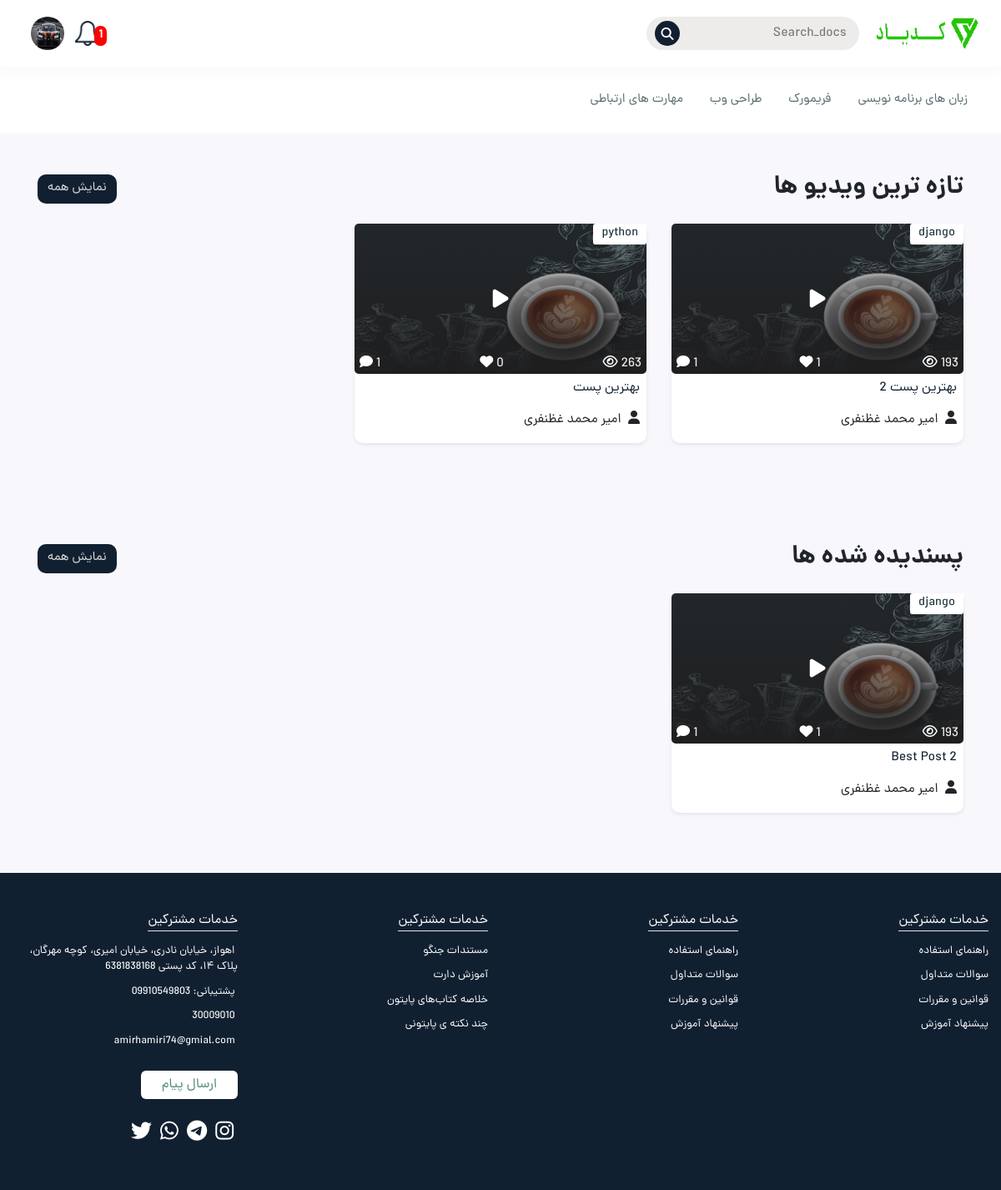
Before: / (signed in) with the older database file.
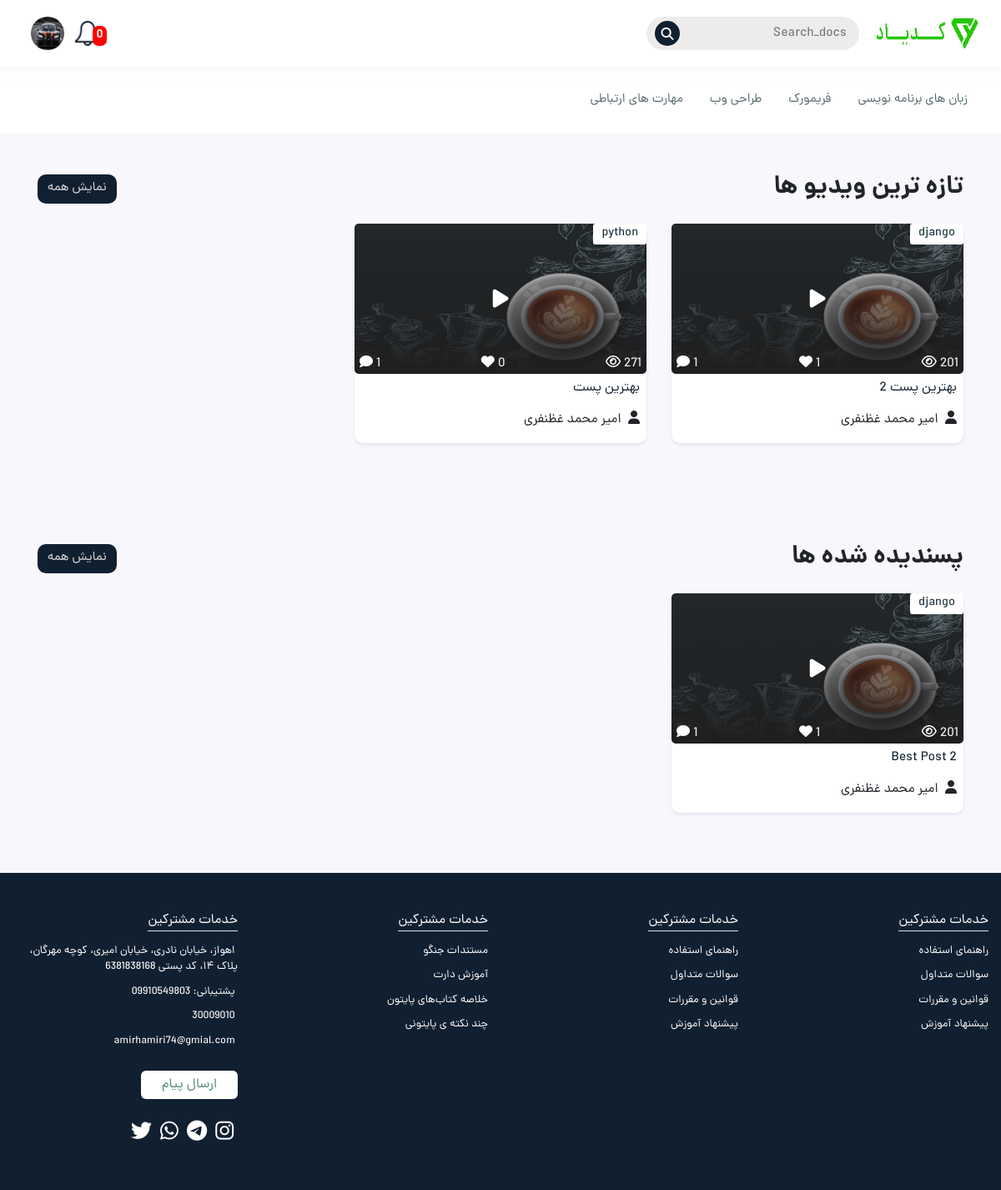
After: the same page with the newer database file.
### account/models.py (models this page shows)
class User(AbstractUser):
    username = None
    email = models.EmailField(_('email address'), unique=True)
    Full_name = models.CharField(_('نام کامل'), max_length=50 , null=True, blank=True)
    username = models.CharField(_('نام کاربری'), max_length=50 , null=True, blank=True)
    number = models.CharField(_('شماره تلفن'), max_length=50, default=0, null=True, blank=True)
    image = models.ImageField(_('عکس'),upload_to='UserImage' , null=True, blank=True)
    USERNAME_FIELD = 'email'
    REQUIRED_FIELDS = []
    objects = CustomUserManager()

### blog/models.py (models this page shows, shortened)
class Post(models.Model):
    author = models.ForeignKey(Author , on_delete=models.CASCADE , verbose_name = 'نام مدرس' )
    categories = models.ManyToManyField(Categories , help_text="دسته بندی" , related_name="posts", verbose_name = 'دسته بندی ها' )
    tag = models.ManyToManyField(Tags , help_text="دسته بندی", verbose_name = 'تگ ها' )
    title = models.CharField(max_length=50, verbose_name = 'اسم پست به اینگلیسی و اصلی' )
    title2 = models.CharField(max_length=50, verbose_name = 'اسم پست نمایشی به فارسی' )
    discripsion = models.TextField(verbose_name = 'توضیحات' )
    video = models.FileField(null=True, blank=True , upload_to='Post_video', verbose_name = 'ویدیو' )
    image = models.ImageField(null=True, blank=True , upload_to='Post_image', verbose_name = 'عکس پست' )
    time = models.IntegerField(null=True, blank=True, verbose_name = 'مدت زمان پست' )
    views = models.IntegerField(default=0, verbose_name = 'دیده شده ها' )
    created = models.DateField(null=True, blank=True , auto_now_add=True)
    updated = models.DateField(null=True, blank=True , auto_now=True)
    slug = models.SlugField(null=True, blank=True , unique=True , allow_unicode=True, verbose_name = 'اسلاگ' )
    class Meta:
        ordering = ('-created',)
        verbose_name_plural = 'پست ها'

class Like(models.Model):
    users = models.ForeignKey(User, related_name='likes2' , on_delete=models.CASCADE , verbose_name = 'کاربر')
    posts = models.ForeignKey(Post, related_name='likes2' , on_delete=models.CASCADE , verbose_name = 'مقاله')
    created = models.DateTimeField(auto_now_add=True)
    class Meta:
        verbose_name = "لایک"
        verbose_name_plural = "لایک ها"
        ordering = ("-created",)

class Categories(models.Model):
    title = models.CharField(max_length=50,null=True, blank=True, verbose_name = 'اسم دسته بندی' )
    created = models.DateTimeField(auto_now_add=True)
    def __str__(self):
        return self.title
    class Meta:
        ordering =('-created',)
        verbose_name_plural = 'دسته بندی ها'

class Author(models.Model):
    name = models.CharField(max_length=50, verbose_name = 'نام مدرس' )
    image = models.ImageField(upload_to='Author_image', verbose_name = 'تصویر' )
    discripsion = models.TextField(null=True, blank=True, verbose_name = 'درباره ی مدرس' )
    instagram = models.TextField(null=True, blank=True, verbose_name = 'ادرس اینستاگرام' )
    github = models.TextField(null=True, blank=True, verbose_name = 'ادرس گیت هاب' )
    linkdin = models.TextField(null=True, blank=True, verbose_name = 'ادرس لینکدین' )
    twwiter = models.TextField(null=True, blank=True, verbose_name = 'ادرس توییتر' )
    created = models.DateTimeField(null=True, blank=True)
    def __str__(self):
        return self.name
    class Meta:
        ordering =('-created',)
        verbose_name_plural = 'مدرسان'

### home_app/views.py (the view)
# urls.py: path('' , views.HomeView.as_view() , name='home'),
class HomeView(TemplateView):
    template_name = 'home_app/index.html'
    def get_context_data(self, *args, **kwargs):
        context = super().get_context_data(**kwargs)
        context['recent_posts'] = Post.objects.all()[:6]
        context['post_likes'] = Like.objects.all()[:6]
        context['Categories'] = Categories.objects.all()
        return context

### context_processors/context_processors.py (called while the page is built)
def Qeries(request):
    category = Categories.objects.all()
    posts = Post.objects.all()
    return{'category':category , 'posts':posts}

### home_app/templates/home_app/index.html (shortened to what the changed rows need)
{% extends "base.html" %}
{% load static %}
{% load render_partial %}
{% block content %}
<main>
    <section class="py-5">
        <div class="container">
            <div class="d-flex align-items-center justify-content-between mb-3">
                <h2 class="title-section">تازه ترین ویدیو ها</h2>
            </div>
            <div class="row">
                    {% for post in recent_posts %}
                    <div class="col-md-6 col-lg-4 my-2">
                        <div class="custom-bg">
                            <div class="video-card">
                                <a href="/details/{{post.slug}}" class="position-relative d-block ">
                                    <img src="{{post.image.url }}" alt="" class="img-fluid w-100 h-100">
                                    <div class="video-play-btn">
                                        <i class="fa fa-play"></i>
                                    </div>
                                    <div class="d-flex align-items-center justify-content-between video-category-time">
                                        <h6 class="">{{post.categories.first}}</h6>
                                    </div>
                                    <div class="video-card-details">
                                        <div>
                                            <span>{{post.views}}</span>
                                            <i class="fa fa-eye"></i>
                                        </div>
                                        <div>
                                            <span>{{post.likes2.count}}</span>
                                            <i class="fa fa-heart"></i>
                                        </div>
                                        <div>
                                            <span>{{post.comment.count}}</span>
                                            <i class="fa fa-comment"></i>
                                        </div>
                                    </div>
                                    <div class="article-overlay"></div>
                                </a>
                            </div>
                            <a href="/details/{{post.title}}">
                                <h5 class="video-card-title m-2">{{post.title2}}</h5>
                            </a>
                            <div class="my-3 pb-3 mx-2">
                                <i class="fa fa-user  ml-1 "></i>
                                <span>{{post.author}}</span>
                            </div>
                        </div>
                    </div>
                    {% endfor %}
            </div>
        </div>
    </section>
    <section class="py-5">
        <div class="container">
            <div class="d-flex align-items-center justify-content-between mb-3">
                <h2 class="title-section">پسندیده شده ها</h2>
            </div>
            <div class="row">
                {% for like in post_likes %}
                    <div class="col-md-6 col-lg-4 my-2">
                        <div class="custom-bg">
                            <div class="video-card">
                                <a href="/details/{{post.slug}}" class="position-relative d-block ">
                                    <img src="{{like.posts.image.url }}" alt="" class="img-fluid w-100 h-100">
                                    <div class="video-play-btn">
                                        <i class="fa fa-play"></i>
                                    </div>
                                    <div class="d-flex align-items-center justify-content-between video-category-time">
                                        <h6 class="">{{like.posts.categories.first}}</h6>
                                    </div>
                                    <div class="video-card-details">
                                        <div>
                                            <span>{{like.posts.views}}</span>
                                            <i class="fa fa-eye"></i>
                                        </div>
                                        <div>
                                            <span>{{like.posts.likes2.count}}</span>
                                            <i class="fa fa-heart"></i>
                                        </div>
                                        <div>
                                            <span>{{like.posts.comment.count}}</span>
                                            <i class="fa fa-comment"></i>
                                        </div>
                                    </div>
                                    <div class="article-overlay"></div>
                                </a>
                            </div>
                            <a href="video-detail.html">
                                <h5 class="video-card-title m-2">{{like.posts.title}}</h5>
                            </a>
                            <div class="my-3 pb-3 mx-2">
                                <i class="fa fa-user  ml-1 "></i>
                                <span>{{like.posts.author}}</span>
                            </div>
                        </div>
                    </div>
                    {% endfor %}
            </div>
        </div>
    </section>
</main>
{% endblock %}

### templates/includes/header.html (shortened to what this page needs)
{% load static %}
<html lang="en">
<head>
    <link rel="stylesheet" href="https://cdnjs.cloudflare.com/ajax/libs/font-awesome/5.15.3/css/all.min.css">
    <link href="https://cdn.jsdelivr.net/npm/bootstrap@5.1.3/dist/css/bootstrap.min.css" rel="stylesheet">
    <link rel="stylesheet" id="elementor-post-5219-css" href="https://patiotime.loftocean.com/demo8/wp-content/uploads/sites/5/elementor/css/post-5219.css?ver=1652427962" type="text/css" media="all">
    <link href="https://cdn.jsdelivr.net/npm/bootstrap@5.1.3/dist/css/bootstrap.min.css" rel="stylesheet">
    <link rel="stylesheet" href="{% static "components/bootstrap/bootstrap-rtl.min.css" %}">
    <link rel="stylesheet" href="{% static "components/owl-carousel/owl.carousel.min.css" %}">
    <link rel="stylesheet" href="{% static "css/style.css" %}">
</head>
<body>
    <header class="position-relative">
        <div class="main-header position-relative">
            <div class="nav-header-box mob1 d-md-flex d-lg-flex align-items-center justify-content-between">
                <div class="d-flex flex-column flex-md-row align-items-center pr-md-4">
                    <div class="logo d-flex justify-content-center align-items-center ml-3">
                        <a href="{% url 'home_app:home' %}"><img src="{% static "image/logo.png" %}" class="logo-img img-fluid" alt="" /></a>
                    </div>
                    <div class="nav-search-btn">
                        <form  method="GET" action="{% url 'blog_app:search' %}">
                            <input type="text" name="q" placeholder="Search_docs" id="q" class="search-input" autocomplete="on">
                        </form>
                        <i class="fa fa-search"></i>
                    </div>
                </div>
                <div class="d-block d-md-flex align-items-center pl-md-4">
                    {% if request.user.is_authenticated %}
                    <div class="dropdown notification-box">
                        <div class="position-relative d-none d-md-block " type="button" id="dropdownMenuButton"
                            data-toggle="dropdown" aria-haspopup="true" aria-expanded="false">
                            <img src="{% static "image/notification.png" %}" class="notification-img" alt="">
                            <div class="badge">{{request.user.notifications.count}}</div>
                        </div>
                    </div>
                    {% endif %}
                    <div class="header-login d-none d-md-block">
                        <div class="notification-box dropdown">
                            <a href="" class="btn login-btn" type="button" id="dropdownMenuButton"
                                data-toggle="dropdown" aria-haspopup="true" aria-expanded="false">
                                {% if request.user.image.url != None %}
                                <img src="{{request.user.image.url}}" alt="">
                                {% else %}
                                <img src="{% static "image/sutdent-prof.png" %}" alt="">
                                {% endif %}
                            </a>
                        </div>
                    </div>
                </div>
            </div>
        </div>
    </header>
    <nav class="nav-menu nav-menu-pc  d-none d-md-flex px-4" id="navbar">
        <li id="" class="mx-3 menu-item"><a href="" class="nav-menu-item ">زبان های برنامه نویسی </a>
        </li>
        <li id="" class="mx-3 menu-item"><a href="" class="nav-menu-item">فریمورک </a>
        </li>
        <li id="" class="mx-3 menu-item"><a href="" class="nav-menu-item">طراحی وب</a>
        </li>
        <li id="" class="mx-3 menu-item"><a href="" class="nav-menu-item">مهارت های ارتباطی</a>
        </li>
</nav>

Changed rows visible on the page:
changed User: user.notifications.count "1" → "0"
changed Post "بهترین پست 2": views "193" → "201"
changed Post "بهترین پست": views "263" → "271"
changed through a linked row, Like "Best Post 2": posts.views "193" → "201"
